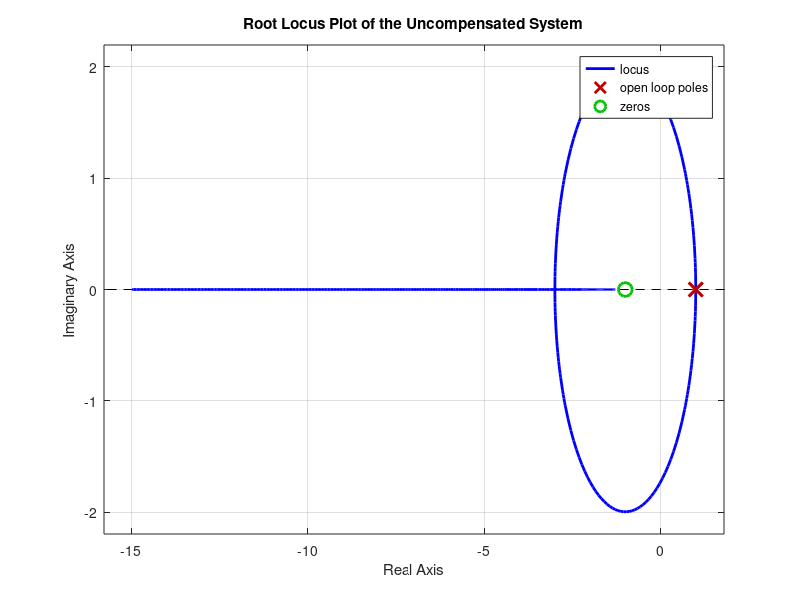
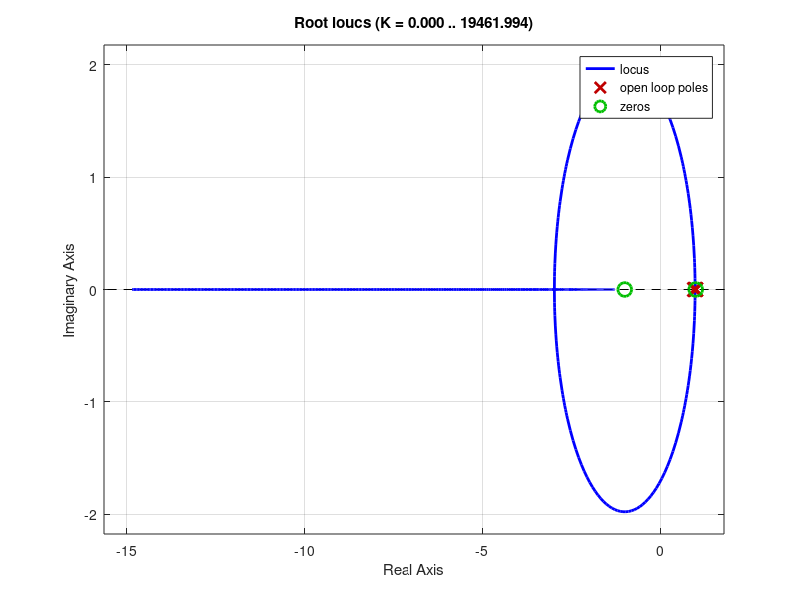
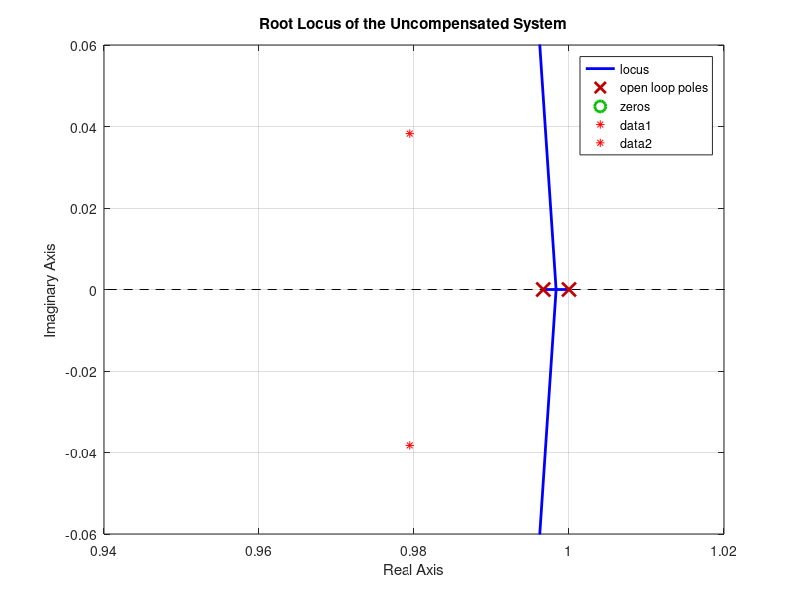
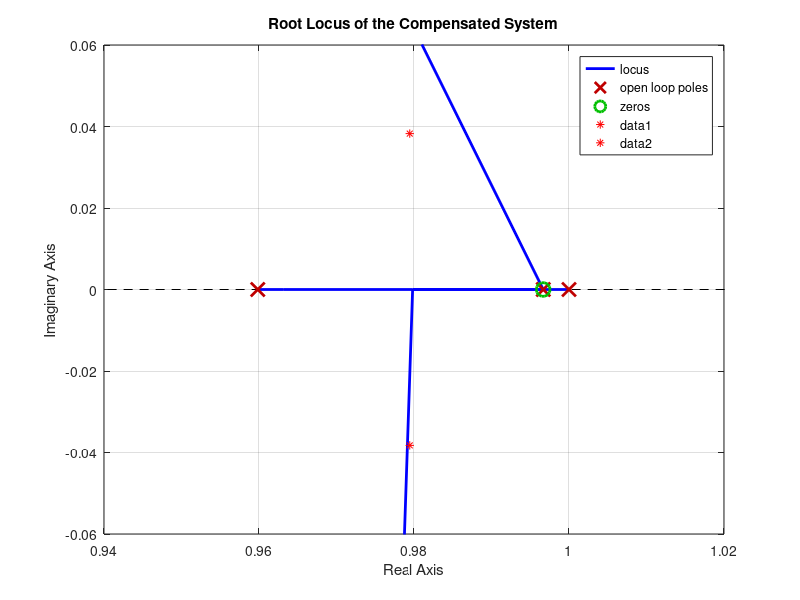

Write MATLAB code to recreate these figures, in order. (Note: this script raises an error after producing the figures.)
%% ECE308 Project
%  Spring 2017, modified by Yue
clc; clear all; close all;

%% Design Specifications
tau_s = 0.2;    % settling time
os = 0.20;       % percent overshoot


%% Motor Parameters
K0 = 2;            
K = 40;       
tau = 0.3;       
Kp = 10/pi;        

%% Sampling Time
Ts = 0.001;     % sampling time for discretization
a = 1/tau;

%% Derivation of Motor TF and Root Locus (Uncompensated System)
z = tf('z',Ts);                     % setting up the 'z' variable
G_unc_s = tf(K0*K, [tau 1 0]);      % plant TF in s-domain 
G_unc = c2d(G_unc_s, Ts,'zoh');           % zero order hold
z_p = zero(G_unc);         
p_p = pole(G_unc);
figure(1), rlocus(G_unc);
title('Root Locus Plot of the Uncompensated System');

%% Desired Pole Calculation
zeta = sqrt((log(os)^2)/(pi^2+log(os)^2));   % desired damping ratio
omega_n = 4/(tau_s*zeta);                    % desired natural frequency
p_d_s = -omega_n*zeta +i*omega_n*sqrt(1-zeta^2);                % desired pole in s-domain
p_d_s_2=-omega_n*zeta -i*omega_n*sqrt(1-zeta^2);  
d_1 = exp(Ts*p_d_s);                          % desired pole in z-domain
d_2 = exp(Ts*p_d_s_2);

%% Lead Compensator Design
alpha_c=p_p(2); % Use compensator zero to cancel plant pole
% Multiple choices for zeros, as long as satisfying anagle deficiency

phi = (pi + angle(d_1-alpha_c) + angle(d_1 - z_p)...
    - angle(d_1-p_p(1)) - angle(d_1-p_p(2)))/pi*180; % Angle condition
beta_c = (imag(d_1)/tand(phi)) - real(d_1);
z = tf('z',Ts);
temp = G_unc*(z-alpha_c)/(z+beta_c);
b1=K0*K*(Ts+tau*(exp(-Ts/tau)-1));
b2=K0*K*(tau-(Ts+tau)*(exp(-Ts/tau)));
Kc = norm(p_d_s*(p_d_s+beta_c)*(p_d_s+1/tau)/(K*K0*(p_d_s-alpha_c)/tau)); % Magnitude condition

%% Compensated System (Analysis)

G_cc = (z-alpha_c)/(z+beta_c);
G_c = Kc*G_cc;              % Finish Compensator Design
figure(2), rlocus(series(G_c, G_unc));

figure(3)
rlocus(G_unc); hold on;
plot(d_1, 'r*');plot(d_2,'r*'); hold off;
title('Root Locus of the Uncompensated System');
axis([0.94 1.02 -0.06 0.06]);

figure(4) 
rlocus(series(G_c, G_unc)); hold on;
plot(d_1, 'r*');plot(d_2,'r*'); hold off;
title('Root Locus of the Compensated System');
axis([0.94 1.02 -0.06 0.06]);

figure(5)
stepplot(feedback(series(G_c, G_unc), 1));
axis([0 0.5 0 1.4])
stepinfo(feedback(series(G_c, G_unc), 1))

